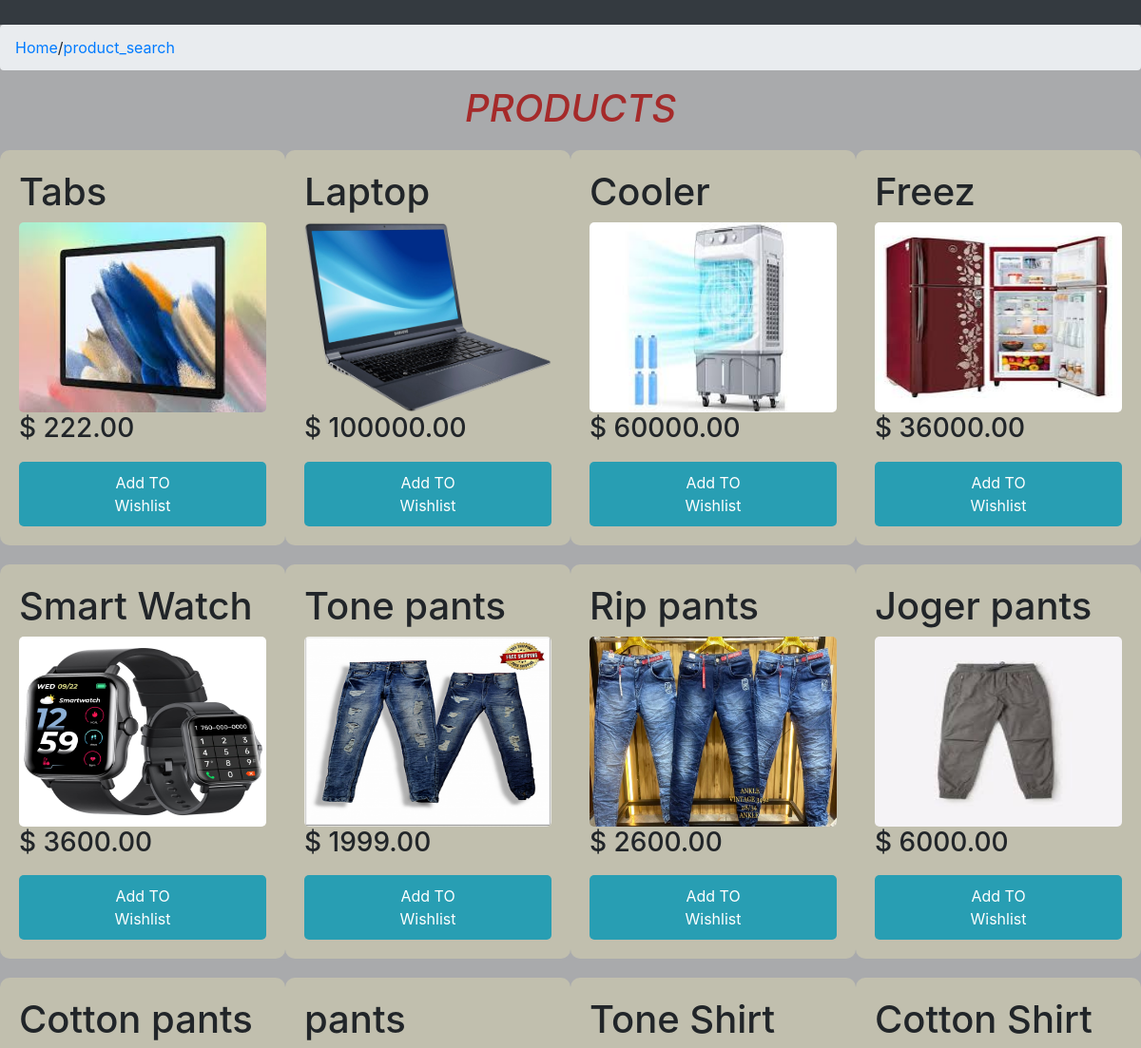
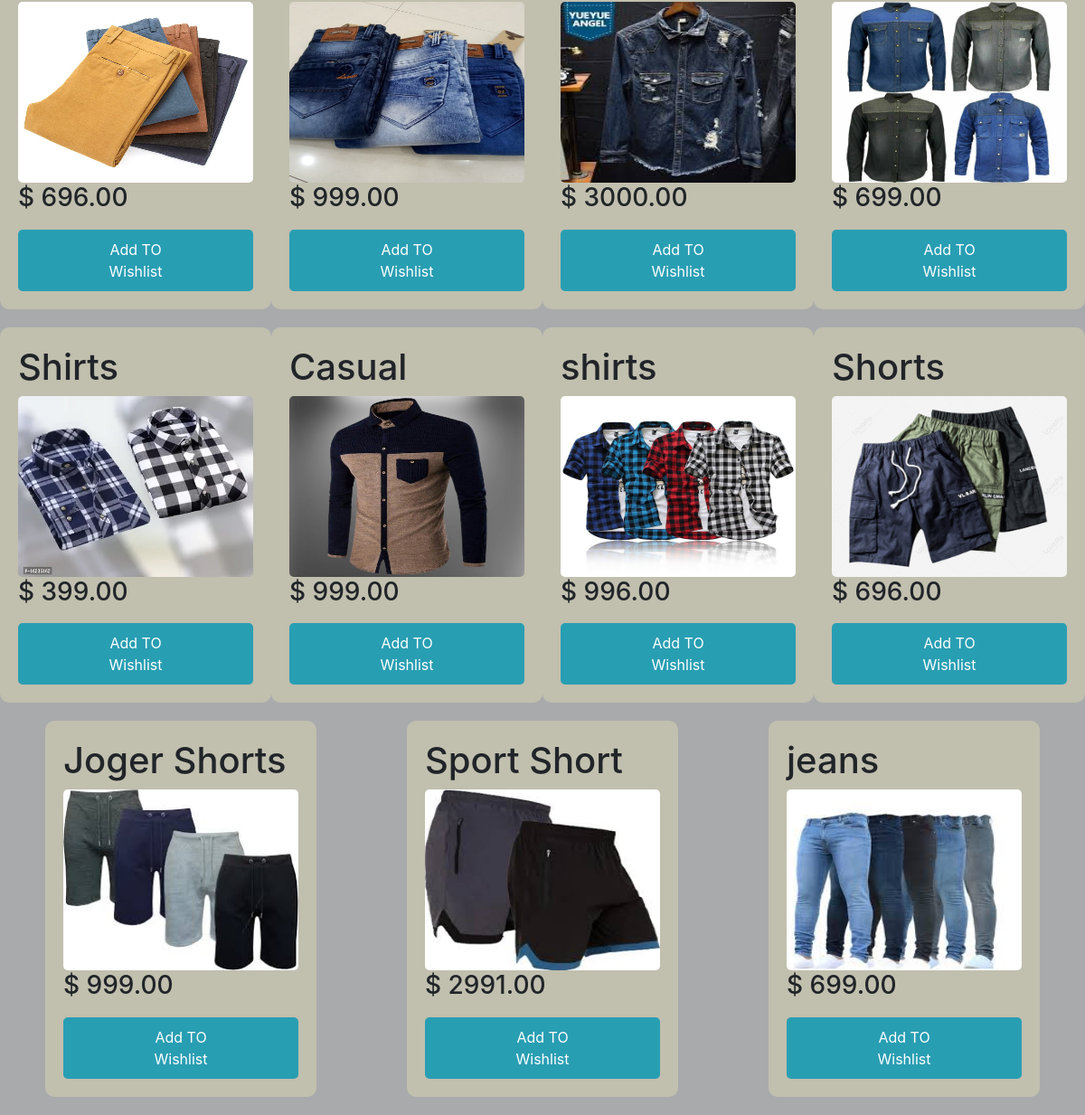
Page /product_search/ on the committed database (2 pictures, top to bottom).
### reg_app/models.py (models this page shows, shortened)
class product(models.Model):
    STATUS_CHOICES = (
        ('pending', 'Pending'),
        ('approved', 'Approved'),
        ('rejected', 'Rejected'),)
    pname=models.CharField(max_length=100)
    qty=models.IntegerField(default=1)
    price=models.DecimalField(max_digits=10,decimal_places=2)
    img=models.ImageField()
    dealer=models.ForeignKey(CustomUser,on_delete=models.CASCADE,null=True,blank=True)
    category=models.ForeignKey(Category,on_delete=models.CASCADE,null=True,blank=True)
    status = models.CharField(max_length=10, choices=STATUS_CHOICES, default='pending')

### reg_app/views.py (the view)
# urls.py: path('product_search/',product_search,name='product_search'),
def product_search(request):
    query = request.GET.get('query')
    products = product.objects.all()
    if query:
        products = products.filter(pname__icontains=query)
    return render(request, 'product_search.html', {'products': products, 'query': query})

### templates/product_search.html (shortened to what this page needs)
{% extends 'base.html' %}
{% load static %}
{% block title %}
    <link rel="stylesheet" href="{% static 'css/c4.css' %}">
{% endblock %}
{% block block_body %}
    <center>
        <i><h1 style="color: brown;">PRODUCTS</h1></i>
    </center>
    <div class="product-container">
        {% for product in products %}
            <div class="product {% if query and product.pname|lower == query|lower %}highlight{% endif %}">
                <b><h1>{{ product.pname }}</h1></b>
                <img src="{{ product.img.url }}" alt="" height="200px" width="200px">
                <h3>$ {{ product.price }}</h3>
                <form action="{% url 'addwishlist' product.id %}" method="POST">
                    <button type="submit">Add TO Wishlist</button>
                </form>
            </div>
        {% endfor %}
    </div>
{% endblock %}

### static/css/c4.css (style rules this page uses)
.product-container { display: flex; flex-wrap: wrap; justify-content: space-around; margin-top: 20px; }
.product { width: 300px; background-color: rgba(199, 197, 176, 0.8); border-radius: 10px; padding: 20px; margin-bottom: 20px; }
.product img { width: 260px; height: 200px; border-radius: 5px; }
.product button { background-color: rgb(40, 158, 179); color: white; border: none; padding: 10px 80px; margin-top: 10px; border-radius: 5px; text-decoration: none; cursor: pointer; }
button { border-radius: 10px; background-color: rgb(228, 222, 210); }
body { background-color: rgb(169, 170, 172); }

### rows in the picture
product: pname "Tabs", img (picture), price "222.00"
product: pname "Laptop", img (picture), price "100000.00"
product: pname "Cooler", img (picture), price "60000.00"
product: pname "Freez", img (picture), price "36000.00"
product: pname "Smart Watch", img (picture), price "3600.00"
product: pname "Tone pants", img (picture), price "1999.00"
product: pname "Rip pants", img (picture), price "2600.00"
product: pname "Joger pants", img (picture), price "6000.00"
product: pname "Cotton pants", img (picture), price "696.00"
product: pname "pants", img (picture), price "999.00"
product: pname "Tone Shirt", img (picture), price "3000.00"
product: pname "Cotton Shirt", img (picture), price "699.00"
product: pname "Shirts", img (picture), price "399.00"
product: pname "Casual", img (picture), price "999.00"
product: pname "shirts", img (picture), price "996.00"
product: pname "Shorts", img (picture), price "696.00"
product: pname "Joger Shorts", img (picture), price "999.00"
product: pname "Sport Short", img (picture), price "2991.00"
product: pname "jeans", img (picture), price "699.00"
